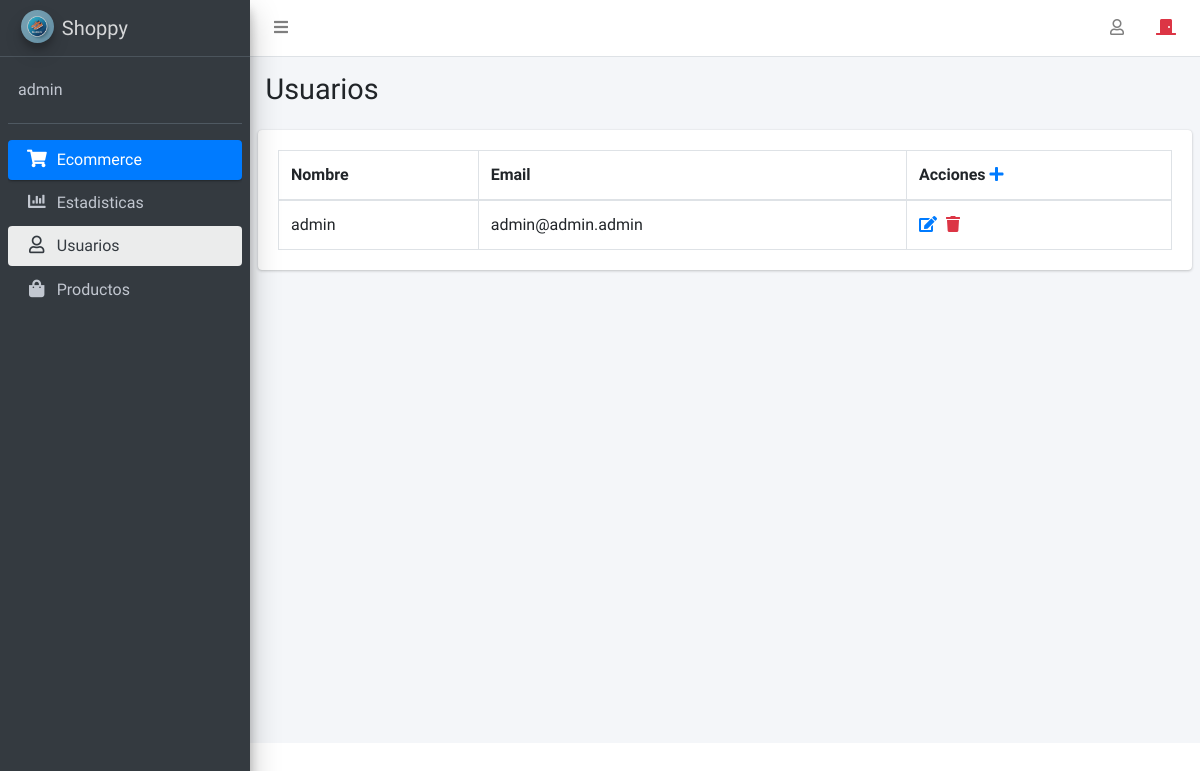
The app's page /admin/panel.php?modulo=usuarios (signed in), older data.
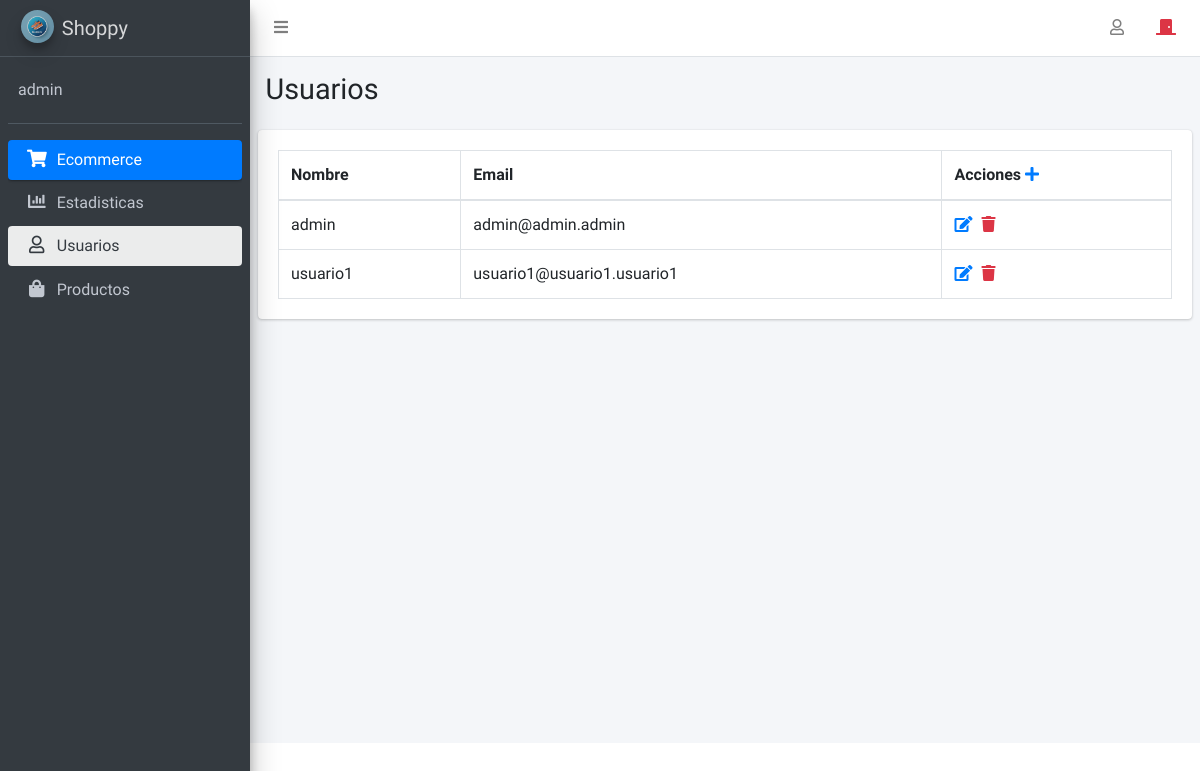
The same page, newer data.
### tables this page shows
CREATE TABLE `usuarios` (
  `id` int(11) NOT NULL,
  `email` varchar(200) NOT NULL,
  `pass` varchar(255) NOT NULL,
  `nombre` varchar(255) NOT NULL
);

### admin/usuarios.php (the view, shortened to what this page needs)
  <?php
include_once "db_ecommerce.php";
$con = mysqli_connect($host, $user, $pass, $db);
        ?>
  <div class="content-wrapper">
      <section class="content-header">
          <div class="container-fluid">
              <div class="row mb-2">
                  <div class="col-sm-6">
                      <h1>Usuarios</h1>
                  </div>
              </div>
          </div>
      </section>
      <section class="content">
          <div class="row">
              <div class="col-12">
                  <div class="card">
                      <div class="card-body">
                          <table id="example2" class="table table-bordered table-hover">
                              <thead>
                                  <tr>
                                      <th>Nombre</th>
                                      <th>Email</th>
                                      <th>Acciones
                                          <a href="panel.php?modulo=crearUsuario"><i class="fa fa-plus" aria-hidden="true"></i></a>
                                      </th>
                                  </tr>
                              </thead>
                              <tbody>
                                  <?php
                                    $query = "SELECT id,email,nombre from usuarios;  ";
                                    $res = mysqli_query($con, $query);
                                    while ($row = mysqli_fetch_assoc($res)) {
                                    ?>
                                      <tr>
                                          <td><?php echo $row['nombre'] ?></td>
                                          <td><?php echo $row['email'] ?></td>
                                          <td>
                                              <a href="panel.php?modulo=editarUsuario&id=<?php echo $row['id'] ?>" style="margin-right: 5px;"> <i class="fas fa-edit"></i> </a>
                                              <a href="panel.php?modulo=usuarios&idBorrar=<?php echo $row['id'] ?>" class="text-danger borrar"> <i class="fas fa-trash"></i> </a>
                                          </td>
                                      </tr>
                                  <?php
                                    }
                                    ?>
                              </tbody>
                          </table>
                      </div>
                  </div>
              </div>
          </div>
      </section>
  </div>

### admin/panel.php (shortened to what this page needs)
<!DOCTYPE html>
<html>
<?php
$modulo = $_REQUEST['modulo'] ?? '';
?>
<head>
  <link rel="stylesheet" href="plugins/fontawesome-free/css/all.min.css">
  <link rel="stylesheet" href="https://code.ionicframework.com/ionicons/2.0.1/css/ionicons.min.css">
  <link rel="stylesheet" href="plugins/tempusdominus-bootstrap-4/css/tempusdominus-bootstrap-4.min.css">
  <link rel="stylesheet" href="plugins/icheck-bootstrap/icheck-bootstrap.min.css">
  <link rel="stylesheet" href="plugins/jqvmap/jqvmap.min.css">
  <link rel="stylesheet" href="dist/css/adminlte.min.css">
  <link rel="stylesheet" href="plugins/overlayScrollbars/css/OverlayScrollbars.min.css">
  <link rel="stylesheet" href="plugins/daterangepicker/daterangepicker.css">
  <link rel="stylesheet" href="plugins/summernote/summernote-bs4.css">
  <link rel="stylesheet" href="https://cdn.datatables.net/2.2.2/css/dataTables.dataTables.css">
  <link rel="stylesheet" href="https://cdn.datatables.net/buttons/3.2.2/css/buttons.dataTables.css">
  <link rel="stylesheet" href="https://cdn.datatables.net/select/3.0.0/css/select.dataTables.css">
  <link rel="stylesheet" href="https://cdn.datatables.net/datetime/1.5.5/css/dataTables.dateTime.min.css">
  <link rel="stylesheet" href="css/editor.dataTables.css">
  <link rel="stylesheet" href="css/editor.dataTables.min.css">
</head>
<body class="hold-transition sidebar-mini layout-fixed">
  <div class="wrapper">
    <nav class="main-header navbar navbar-expand navbar-white navbar-light">
      <ul class="navbar-nav">
        <li class="nav-item">
          <a class="nav-link" data-widget="pushmenu" href="#"><i class="fas fa-bars"></i></a>
        </li>
      </ul>
      <ul class="navbar-nav ml-auto">
        <a class="nav-link" href="panel.php?modulo=editarUsuario&id=<?php echo $_SESSION['id']; ?>">
          <i class="far fa-user"></i>
        </a>
        <a class="nav-link text-danger" href="panel.php?modulo=&sesion=cerrar" title="Cerrar sesion">
          <i class="fas fa-door-closed"></i>
        </a>
      </ul>
    </nav>
    <aside class="main-sidebar sidebar-dark-primary elevation-4">
      <a href="#" class="brand-link">
        <img src="dist/img/pn icono.png" alt="AdminLTE Logo" class="brand-image img-circle elevation-3"
          style="opacity: .8">
        <span class="brand-text font-weight-light">Shoppy</span>
      </a>
      <div class="sidebar">
        <div class="user-panel mt-3 pb-3 mb-3 d-flex">
          <div class="info">
            <a href="#" class="d-block"><?php echo $_SESSION['nombre']; ?></a>
          </div>
        </div>
        <nav class="mt-2">
          <ul class="nav nav-pills nav-sidebar flex-column" data-widget="treeview" role="menu" data-accordion="false">
            <li class="nav-item has-treeview menu-open">
              <a href="#" class="nav-link active">
                <i class="fa fa-shopping-cart nav-icon" aria-hidden="true"></i>
                <p>
                  Ecommerce
                </p>
              </a>
              <ul class="nav nav-treeview">
                <li class="nav-item">
                  <a href="panel.php?modulo=estadisticas"
                    class="nav-link <?php echo ($modulo == "estadisticas" || $modulo == "") ? " active " : " "; ?>">
                    <i class="fas fa-chart-bar  nav-icon  "></i>
                    <p>Estadisticas</p>
                  </a>
                </li>
                <li class="nav-item">
                  <a href="panel.php?modulo=usuarios"
                    class="nav-link <?php echo ($modulo == "usuarios" || $modulo == "crearUsuario" || $modulo == "editarUsuario") ? " active " : " "; ?>">
                    <i class="far fa-user nav-icon"></i>
                    <p>Usuarios</p>
                  </a>
                </li>
                <li class="nav-item">
                  <a href="panel.php?modulo=productos"
                    class="nav-link <?php echo ($modulo == "productos") ? " active " : " "; ?>">
                    <i class="fa fa-shopping-bag nav-icon" aria-hidden="true"></i>
                    <p>Productos</p>
                  </a>
                </li>
              </ul>
        </nav>
      </div>
    </aside>
      <?php
    if ($modulo == "usuarios") {
      include_once "usuarios.php";
    }
    ?>
  </div>
</body>
</html>

### admin/css/editor.dataTables.css (style rules this page uses)
:root { --dte-dropdown-width: 100%; --dte-dropdown-zindex: 12; --dte-dropdown-background: white; --dte-dropdown-background-hover: rgba(0, 0, 0, 0.1); --dte-dropdown-border: 1px solid #c3c3c3; --dte-dropdown-border-radius: 5px; --dte-dropdown-font-size: 0.9em; --dte-dropdown-shadow: 2px 2px 5px rgba(0, 0, 0, 0.1); --dte-dropdown-input-border: 1px solid #aaa; --dte-dropdown-input-border-radius: 3px; --dte-dropdown-input-padding: 0.5em; --dte-tag-background: white; --dte-tag-background-hover: rgba(0, 0, 0, 0.1); --dte-tag-border: 1px solid #aaa; --dte-tag-border-radius: 2px; --dte-tag-color: inherit; --dte-tag-font-size: 0.92em; --dte-tag-margin: 0.5em; --dte-tag-label-line-height: normal; --dte-tag-label-padding: 5px 10px; }

Row changes from the older to the newer data that the page shows:
added usuarios: nombre "usuario1", email "usuario1@usuario1.usuario1"
